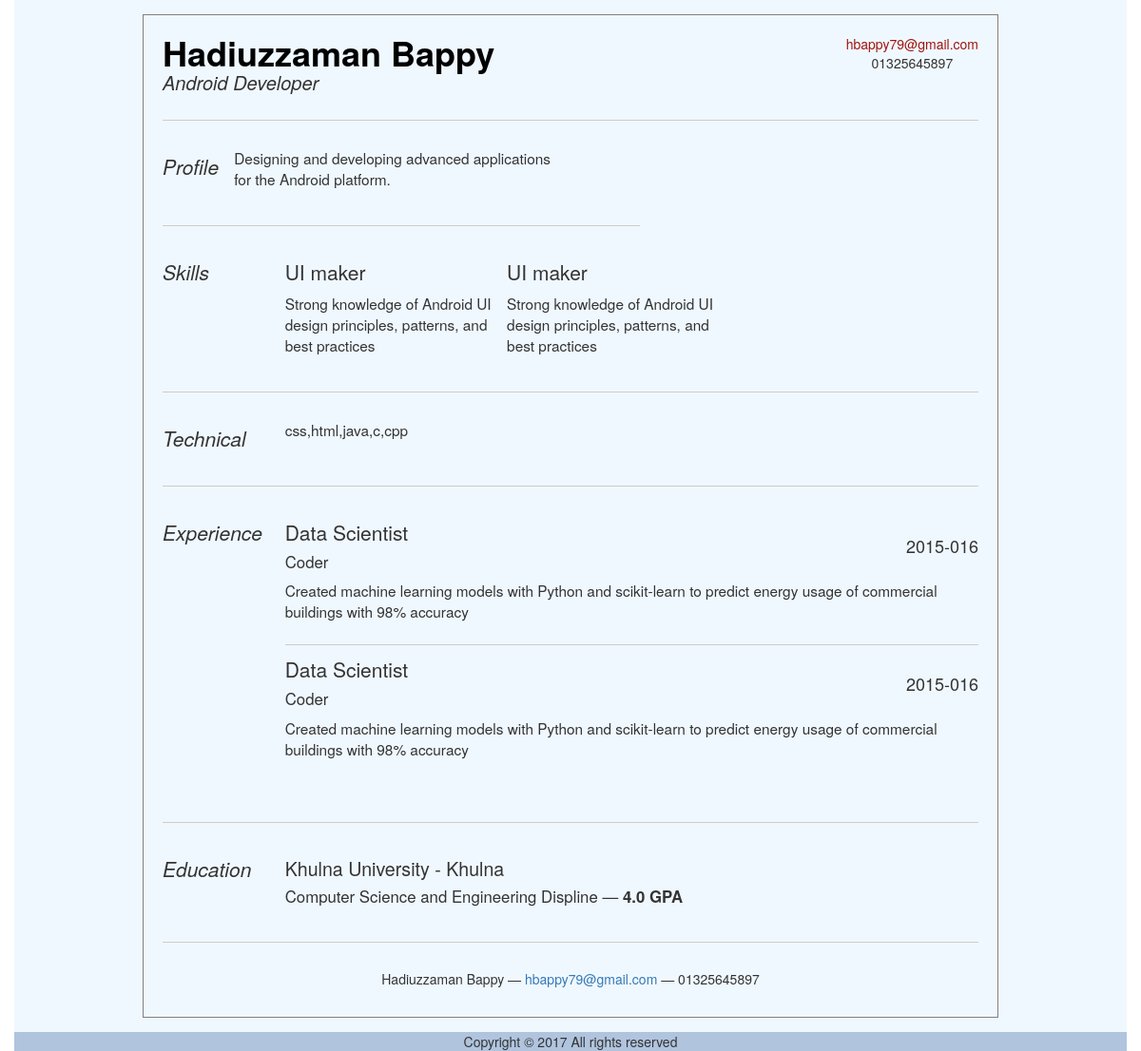
The app's page /web/src/DigitalUniversity/job_cv_show.php (signed in) with its own data.
### tables this page shows
CREATE TABLE `jms_cv` (
  `ID` int(11) NOT NULL,
  `applicantID` varchar(40) NOT NULL,
  `Name` varchar(40) NOT NULL,
  `sector` varchar(45) NOT NULL,
  `email` varchar(45) NOT NULL,
  `phone` varchar(45) NOT NULL,
  `profile` varchar(500) NOT NULL,
  `technical_skill` varchar(500) NOT NULL
);

CREATE TABLE `jms_cv_skills` (
  `ID` int(11) NOT NULL,
  `cvID` int(11) NOT NULL,
  `name` varchar(100) NOT NULL,
  `details` varchar(500) NOT NULL
);

CREATE TABLE `jms_cv_experience` (
  `ID` int(11) NOT NULL,
  `cvID` int(11) NOT NULL,
  `jobname` varchar(45) NOT NULL,
  `jobposition` varchar(45) NOT NULL,
  `workingyear` varchar(45) NOT NULL,
  `workdetails` varchar(500) NOT NULL
);

CREATE TABLE `jms_cv_education` (
  `ID` int(11) NOT NULL,
  `cvID` int(11) NOT NULL,
  `instituition` varchar(45) NOT NULL,
  `subject` varchar(45) NOT NULL,
  `cgpa` varchar(45) NOT NULL
);

### web/src/DigitalUniversity/util/class.util.inc (called while the page is built, shortened)
<?php
class ConfigUtil implements I_DBConfig, I_LogConfig, I_LanguageConfig{
	public static $s_instance;
	private $_host;
	private $_username;
	private $_password;
	private $_database;
	public static function getInstance() {
		if(!self::$s_instance) {
			self::$s_instance = new self();
		}
		return self::$s_instance;
	}
	private function readConfig(){
		$this->_ini_array = parse_ini_file(CONFIG.'system.ini');
		$this->_host =	$this->_ini_array['db_host'];
		$this->_username = $this->_ini_array['db_username'];
		$this->_password = $this->_ini_array['db_password'];
		$this->_database = $this->_ini_array['db_database'];
	}
	public function getDBHost(){
		return $this->_host;
	}
	public function getDBUserName(){
		return $this->_username;
	}
	public function getDBPassword(){
		return $this->_password;
	}
	public function getDBName(){
		return $this->_database;
	}
}
class DBUtil implements I_DBUtil {
	private static $s_instance;
	private $_host;
	private $_username;
	private $_password;
	private $_database;
	protected $_connection;
	protected $_result;
	public static function getInstance() {
		if(!self::$s_instance) {
			self::$s_instance = new self();
		}
		return self::$s_instance;
	}
	private function readDBConfig(){
		$_config = ConfigUtil::getInstance();
		$this->_host = $_config->getDBHost();
		$this->_username = $_config->getDBUserName();
		$this->_password = $_config->getDBPassword();
		$this->_database = $_config->getDBName();
	}
	private function setConnection(){
		$this->_connection = new mysqli($this->_host, $this->_username,
			$this->_password, $this->_database);
	}
	public function doQuery($sql) {
		$this->_result = $this->_connection->query($sql) or die(mysqli_error($this->_connection));
		return $this->_result;
	}
	public function getNumRows() {
		$this->_numRows = mysqli_num_rows($this->_result);
		return $this->_numRows;
	}
	public function getAllRows() {
		$rows = array();
		for($x = 0; $x < $this->getNumRows(); $x++) {
			$rows[] = mysqli_fetch_assoc($this->_result);
		}
		return $rows;
	}
}
class LogUtil{
	private static $s_instance;
	public static function getInstance(){
		if(!self::$s_instance) {
			self::$s_instance = new self();
		}
		return self::$s_instance;
	}
}
class LangUtil{
	private static $s_instance;
	public static function getInstance() {
		if(!self::$s_instance) {
			self::$s_instance = new self();
		}
		return self::$s_instance;
	}
}
?>

### web/src/DigitalUniversity/modules/job/ui/blade/view.job_cv_show.blade.inc (called while the page is built, shortened)
<?php
include_once UTILITY.'class.util.inc';
include_once MODULES_JOB.'bao/class.job_cv_show_bao.inc';
$_JobCVShowBAO = new JobCVShowBAO();
?>

### web/src/DigitalUniversity/common/class.common.user.inc (called while the page is built, shortened)
<?php
class User{
    private $_ID;
    public function getID () {
        return $this->_ID;
    }
}
?>

### web/src/DigitalUniversity/modules/job/bao/class.job_cv_show_bao.inc (called while the page is built, shortened)
<?php
include_once UTILITY.'class.util.inc';
include_once MODULES_JOB.'dao/class.job_cv_show_dao.inc';
Class JobCVShowBAO{
	private $_JobCVShowDAO;
	public function __construct(){
		$this->_JobCVShowDAO = new JobCVShowDAO();
	}
	public function getCV($globalUser){
		$Result = $this->_JobCVShowDAO->getCV($globalUser);
		return $Result;
	}
}
?>

### web/src/DigitalUniversity/modules/job/dao/class.job_cv_show_dao.inc (called while the page is built, shortened)
<?php
include_once UTILITY.'class.util.inc';
Class JobCVShowDAO{
	private $_DB;
	private $_CV;
	public function __construct(){
		$this->_DB = DBUtil::getInstance();
		$this->_CV = new CV();
	}
	public function getCV($globalUser){
		$this->_DB->doQuery("SELECT * FROM jms_cv where applicantID like '$globalUser'");
		$rows = $this->_DB->getAllRows();
		$row = $rows[0];
	    $this->_CV->setID ( $row['ID']);
	    $this->_CV->setapplicantID ( $row['applicantID'] );
	    $this->_CV->setName ( $row['Name'] );
	    $this->_CV->setsector ( $row['sector'] );
	    $this->_CV->setemail( $row['email'] );
	    $this->_CV->setphone( $row['phone'] );
	    $this->_CV->setprofile( $row['profile'] );
	    $this->_CV->settechnical_skill ( $row['technical_skill'] );
	    $Education_List = array();
	    $Experience_List = array();
	    $Skills_List = array();
	    $cv_id=$row['ID'];
		$this->_DB->doQuery("SELECT * FROM jms_cv_education where cvID like '$cv_id'");
		$rows2 = $this->_DB->getAllRows();
		for($i = 0; $i < sizeof($rows2); $i++) {
			$row2 = $rows2[$i];
			$this->_CV_Education = new CV_Education();
			$this->_CV_Education->setID ( $row2['ID']);
		    $this->_CV_Education->setcvID ( $row2['cvID']);
		    $this->_CV_Education->setinstituition ( $row2['instituition'] );
		    $this->_CV_Education->setsubject ( $row2['subject'] );
		    $this->_CV_Education->setcgpa ( $row2['cgpa'] );
		    $Education_List[]=$this->_CV_Education;
			}
		$this->_DB->doQuery("SELECT * FROM jms_cv_experience where cvID like '$cv_id'");
		$rows3 = $this->_DB->getAllRows();
		for($i = 0; $i < sizeof($rows3); $i++) {
			$row3 = $rows3[$i];
			$this->_CV_Experience = new CV_Experience();
		    $this->_CV_Experience->setcvID ( $row3['cvID']);
		    $this->_CV_Experience->setjobname ( $row3['jobname'] );
		    $this->_CV_Experience->setjobposition ( $row3['jobposition'] );
		    $this->_CV_Experience->setworkingyear ( $row3['workingyear'] );
		    $this->_CV_Experience->setworkdetails ( $row3['workdetails'] );
		    $Experience_List[]=$this->_CV_Experience;
			}
		$this->_DB->doQuery("SELECT * FROM jms_cv_skills where cvID like '$cv_id'");
		$rows4 = $this->_DB->getAllRows();
		for($i = 0; $i < sizeof($rows4); $i++) {
			$row4 = $rows4[$i];
			$this->_CV_Skills = new CV_Skills();
		    $this->_CV_Skills->setcvID ( $row4['cvID']);
		    $this->_CV_Skills->setname ( $row4['name'] );
		    $this->_CV_Skills->setdetails ( $row4['details'] );
		    $Skills_List[]=$this->_CV_Skills;
			}
		$this->_CV->seteducation( $Education_List);
	    $this->_CV->setexperience( $Experience_List );
	    $this->_CV->setskills ( $Skills_List );
		$Result = new Result();
		$Result->setIsSuccess(1);
		$Result->setResultObject($this->_CV);
		return $Result;
	}
}
?>

### web/src/DigitalUniversity/modules/job/ui/view.job_cv_show.inc (the view, shortened to what this page needs)
<?php
include_once 'blade/view.job_cv_show.blade.inc';
?>
<div class="panel-default">
    <div class="panel-body">
    	<?php
    		if(isset($_SESSION['cvid'])){
    			$Result = $_JobCVShowBAO->getCV($_SESSION['cvid']);
    			unset($_SESSION['cvid']);
    		}
    		else{
				$globalUser = $_SESSION["globalUser"];
				$Result = $_JobCVShowBAO->getCV($globalUser->getID());
			}
			if($Result->getIsSuccess()){
				$CV = $Result->getResultObject();
		?>
    	<div id="full_cv">
			<div id="jms_cv_header">
				<div id="jms_name_appearence">
					<h1><?php echo $CV->getName(); ?></h1>
					<h2><?php echo $CV->getsector(); ?></h2>
				</div>
				<div id="jms_cv_link">
					<a id="jms_cv_link_email" href="mailto:name@yourdomain.com"><?php echo $CV->getemail(); ?></a>
					<p id="jms_cv_link_phone"><?php echo $CV->getphone(); ?></p>
				</div>
			</div>
			<div class="jms_cv_body">
				<div class="jms_cv_body_ratio">
					<div class="jms_cv_body_profile_head">
						<h2>Profile</h2>
					</div>
					<div class="jms_cv_body_profile_details">
						<p>
							<?php echo $CV->getprofile(); ?>
						</p>
					</div>
				</div>
				<div class="jms_cv_body_ratio">
					<div class="jms_cv_body_skills_header">
						<h2>Skills</h2>
					</div>
					<div class="jms_cv_body_skills_details">
						<?php
							for($i = 0; $i < sizeof($CV->getskills()); $i++) {
								?>
							<div class="talent">
								<h2><?php echo $CV->getskills()[$i]->getname(); ?></h2>
								<p><?php echo $CV->getskills()[$i]->getdetails(); ?></p>
							</div>
							<?php
							}
						?>
					</div>
				</div>
				<div class="jms_cv_body_ratio width">
					<div class="jms_cv_body_technical_header">
						<h2>Technical</h2>
					</div>
					<div class="jms_cv_body_technical_details">
						<p><?php echo $CV->gettechnical_skill(); ?></p>
					</div>
				</div>
				<div class="jms_cv_body_ratio">
					<div class="jms_cv_body_experience_header">
						<h2>Experience</h2>
					</div>
					<div class="jms_cv_body_experience_details">
							<?php
							for($i = 0; $i < sizeof($CV->getexperience()); $i++) {
								?>
								<div class="job">
									<h2><?php echo $CV->getexperience()[$i]->getjobname(); ?></h2>
									<h3><?php echo $CV->getexperience()[$i]->getjobposition(); ?></h3>
									<h4><?php echo $CV->getexperience()[$i]->getworkingyear(); ?></h4>
									<p><?php echo $CV->getexperience()[$i]->getworkdetails(); ?> </p>
								</div>
							<?php
							}
							?>
					</div>
				</div>
				<div class="jms_cv_body_ratio width">
					<div class="jms_cv_body_education_header">
						<h2>Education</h2>
					</div>
					<?php
					for($i = 0; $i < sizeof($CV->geteducation()); $i++) {
						?>
						<div class="jms_cv_body_education_details">
							<h2><?php echo $CV->geteducation()[$i]->getinstituition(); ?></h2>
							<h3><?php echo $CV->geteducation()[$i]->getsubject(); ?> &mdash; <strong><?php echo $CV->geteducation()[$i]->getcgpa(); ?> GPA</strong> </h3>
						</div>
					<?php
					}
					?>
				</div>
			</div>
			<div id="jms_cv_footer">
				<p><?php echo $CV->getName(); ?> &mdash; <a href="mailto:name@yourdomain.com"><?php echo $CV->getemail(); ?></a> &mdash; <?php echo $CV->getphone(); ?></p>
			</div>
	    </div>
	    <?php
			}
			else{
				echo $Result->getResultObject();
			}
		?>
    </div>
</div>

### web/src/DigitalUniversity/resources/css/jms_job.css (style rules this page uses)
#full_cv { width: 900px; margin: 0 auto; border: 1px solid grey; padding: 20px; }
#jms_cv_header { display: block; position: relative; margin-bottom: 2em; padding-bottom: 2em; border-bottom: 1px solid #ccc; }
.jms_cv_body_ratio { margin-bottom: 2em; padding-bottom: 2em; border-bottom: 1px solid #ccc; display: inline-block; }
#jms_name_appearence { display: inline-block; }
#jms_name_appearence h1 { margin: 0px; color: black; font-weight: bold; }
#jms_name_appearence h2 { font-size: 20px; margin: 0px; padding: 0px; outline: 0px; font-style: italic; }
#jms_cv_link { float: right; text-align: center; box-sizing: border-box; }
#jms_cv_link_email { color: #A1140D; }
.jms_cv_body_profile_head { display: inline-block; float: left; width: 15%; }
.jms_cv_body_profile_head h2 { font-size: 150%; font-style: italic; font-weight: normal; margin-top: 9px; }
.jms_cv_body_profile_details { width: 85%; }
.jms_cv_body_profile_details p { font-size: 110%; }
.jms_cv_body_skills_header { display: inline-block; float: left; width: 15%; }
.jms_cv_body_skills_header h2 { font-size: 150%; font-style: italic; font-weight: normal; margin-top: 9px; }
.jms_cv_body_skills_details { width: 85%; float: right; }
.talent { width: 32%; float: left; }
.talent h2 { font-size: 150%; font-weight: normal; margin-top: 9px; }
.talent p { font-size: 110%; }
.width { width: 100%; }
.jms_cv_body_technical_header { display: inline-block; float: left; width: 15%; }
.jms_cv_body_technical_header h2 { font-size: 150%; font-style: italic; font-weight: normal; margin-top: 9px; }
.jms_cv_body_technical_details { width: 85%; float: right; }
.jms_cv_body_technical_details p { font-size: 110%; }
.jms_cv_body_experience_header { display: inline-block; width: 15%; }
.jms_cv_body_experience_header h2 { font-size: 150%; font-style: italic; font-weight: normal; margin-top: 9px; }
.jms_cv_body_experience_details { width: 85%; float: right; }
.job { position: relative; margin-bottom: 1em; padding-bottom: 1em; border-bottom: 1px solid #ccc; }
.job h2 { font-size: 150%; font-weight: normal; margin-top: 9px; }
.job h3 { font-size: 120%; font-weight: normal; margin-top: 9px; }
.job h4 { position: absolute; top: 0.35em; right: 0; }
.job:last-child { border: none; }
.job p { font-size: 110%; }
.jms_cv_body_education_header { display: inline-block; width: 15%; }
.jms_cv_body_education_header h2 { font-size: 150%; font-style: italic; font-weight: normal; margin-top: 9px; }
.jms_cv_body_education_details { width: 85%; float: right; }
.jms_cv_body_education_details h2 { font-size: 140%; font-weight: normal; margin-top: 9px; }
.jms_cv_body_education_details h3 { font-size: 120%; font-weight: normal; margin-top: 9px; }
#jms_cv_footer { text-align: center; }

### records on screen
jms_cv: Name "Hadiuzzaman Bappy", sector "Android Developer", email "hbappy79@gmail.com", phone "01325645897", profile "Designing and developing advanced applications for the Android platform.", technical_skill "css,html,java,c,cpp"
jms_cv_skills: name "UI maker", details "Strong knowledge of Android UI design principles, patterns, and best practices"
jms_cv_skills: name "UI maker", details "Strong knowledge of Android UI design principles, patterns, and best practices"
jms_cv_experience: jobname "Data Scientist", jobposition "Coder", workingyear "2015-016", workdetails "Created machine learning models with Python and scikit-learn to predict energy usage of commercial buildings with 98% accuracy"
jms_cv_experience: jobname "Data Scientist", jobposition "Coder", workingyear "2015-016", workdetails "Created machine learning models with Python and scikit-learn to predict energy usage of commercial buildings with 98% accuracy"
jms_cv_education: instituition "Khulna University - Khulna", subject "Computer Science and Engineering Displine", cgpa "4.0"
